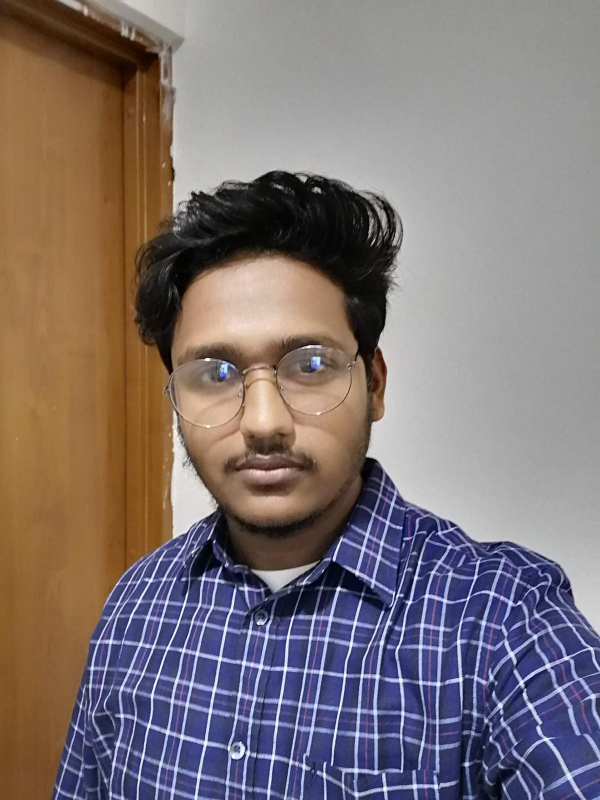
#> input picture shiv.jpeg, 1200 x 1600 px (shown at 1/2 size)
$ python huffman.py
#> lines starting #> are read from the running program, lines starting #| are printed output that depends on the picture; long printed decimals are rounded
import numpy as np
import imageio
import queue

class Node:
	def __init__(self):
		self.prob = None
		self.code = None
		self.data = None
		self.left = None
		self.right = None 	# the color (the bin value) is only required in the leaves
	def __lt__(self, other):
		if (self.prob < other.prob):		# define rich comparison methods for sorting in the priority queue
			return 1
		else:
			return 0
	def __ge__(self, other):
		if (self.prob > other.prob):
			return 1
		else:
			return 0

def rgb2gray(img):
	gray_img = np.rint(img[:,:,0]*0.2989 + img[:,:,1]*0.5870 + img[:,:,2]*0.1140)
	gray_img = gray_img.astype(int)
	return gray_img

def get2smallest(data):			# can be used instead of inbuilt function get(). was not used in  implementation
    first = second = 1
    fid=sid=0
    for idx,element in enumerate(data):
        if (element < first):
            second = first
            sid = fid
            first = element
            fid = idx
        elif (element < second and element != first):
            second = element
    return fid,first,sid,second

def tree(probabilities):
	prq = queue.PriorityQueue()
	for color,probability in enumerate(probabilities):
		leaf = Node()
		leaf.data = color
		leaf.prob = probability
		prq.put(leaf)

	while (prq.qsize()>1):
		newnode = Node()		# create new node
		l = prq.get()
		r = prq.get()			# get the smalles probs in the leaves
						# remove the smallest two leaves
		newnode.left = l 		# left is smaller
		newnode.right = r
		newprob = l.prob+r.prob	# the new prob in the new node must be the sum of the other two
		newnode.prob = newprob
		prq.put(newnode)	# new node is inserted as a leaf, replacing the other two
	return prq.get()		# return the root node - tree is complete

def huffman_traversal(root_node,tmp_array,f):		# traversal of the tree to generate codes
	if (root_node.left is not None):
		tmp_array[huffman_traversal.count] = 1
		huffman_traversal.count+=1
		huffman_traversal(root_node.left,tmp_array,f)
		huffman_traversal.count-=1
	if (root_node.right is not None):
		tmp_array[huffman_traversal.count] = 0
		huffman_traversal.count+=1
		huffman_traversal(root_node.right,tmp_array,f)
		huffman_traversal.count-=1
	else:
		huffman_traversal.output_bits[root_node.data] = huffman_traversal.count		#count the number of bits for each color
		bitstream = ''.join(str(cell) for cell in tmp_array[1:huffman_traversal.count])
		color = str(root_node.data)
		wr_str = color+' '+ bitstream+'\n'
		f.write(wr_str)		# write the color and the code to a file
	return

# Read an bmp image into a numpy array
img = imageio.imread('shiv.jpeg')
#> img is the input picture: shape (1600, 1200, 3); mean R, G, B 127.2, 115.6, 116
# img = imageio.imresize(img,10)		# resize to 10% (not strictly necessary - done for faster computation)

# convert to grayscale
gray_img = rgb2gray(img)
#> in rgb2gray, `gray_img = np.rint(img[:,:,0]*0.2989 + img[:,:,1]*0.5870 + img[:,:,2]*..`:
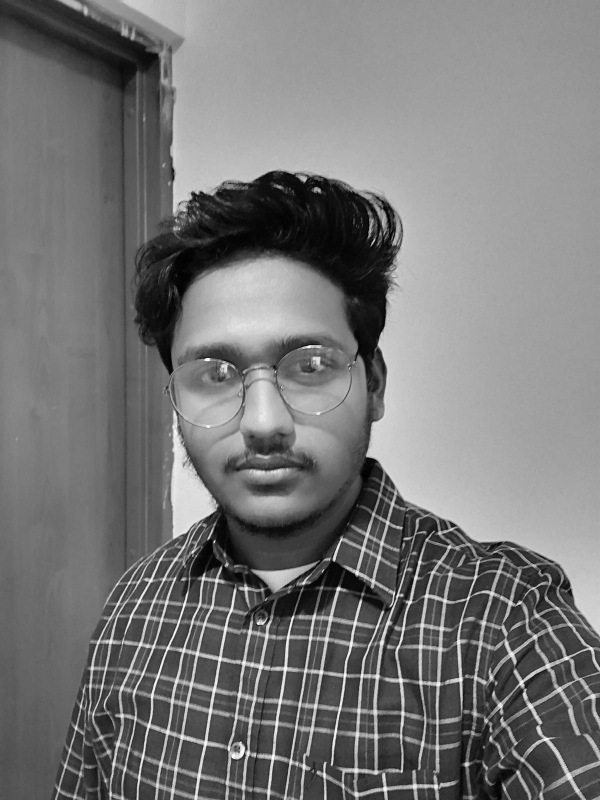
#> gray_img: shape (1600, 1200) float64 (shown at 1/2 size); min 0, max 254, mean 119.1

# compute histogram of pixels
hist = np.bincount(gray_img.ravel(),minlength=256)
#> hist = 256 values, max 30112 at index 157, min 0 at index 255, mean 7500

probabilities = hist/np.sum(hist)		# a priori probabilities from frequencies
#> probabilities = 256 values, max 0.0157 at index 157, min 0 at index 255, mean 0.00391

root_node = tree(probabilities)			# create the tree using the probs.
#> the loop in tree, `for color,probability in enumerate(probabilities):` made 256 passes
#> (probability, leaf.prob) on passes 2 to 4: (0.000129, 0.000129), (0.000214, 0.000214), (0.000417, 0.000417)
#> the loop in tree, `while (prq.qsize()>1):` made 255 passes
#> (newprob, newnode.prob) on passes 4 to 6: (0.000121, 0.000121), (0.000137, 0.000137), (0.00015, 0.00015)
tmp_array = np.ones([64],dtype=int)
huffman_traversal.output_bits = np.empty(256,dtype=int)
huffman_traversal.count = 0
f = open('codes.txt','w')
huffman_traversal(root_node,tmp_array,f)		# traverse the tree and write the codes

input_bits = img.shape[0]*img.shape[1]*8	# calculate number of bits in grayscale
#> input_bits = 15360000
compression = (1-np.sum(huffman_traversal.output_bits*hist)/input_bits)*100	# compression rate
#> compression = 5.07
print('Compression is ',compression,' percent')
#| Compression is  5.069  percent
